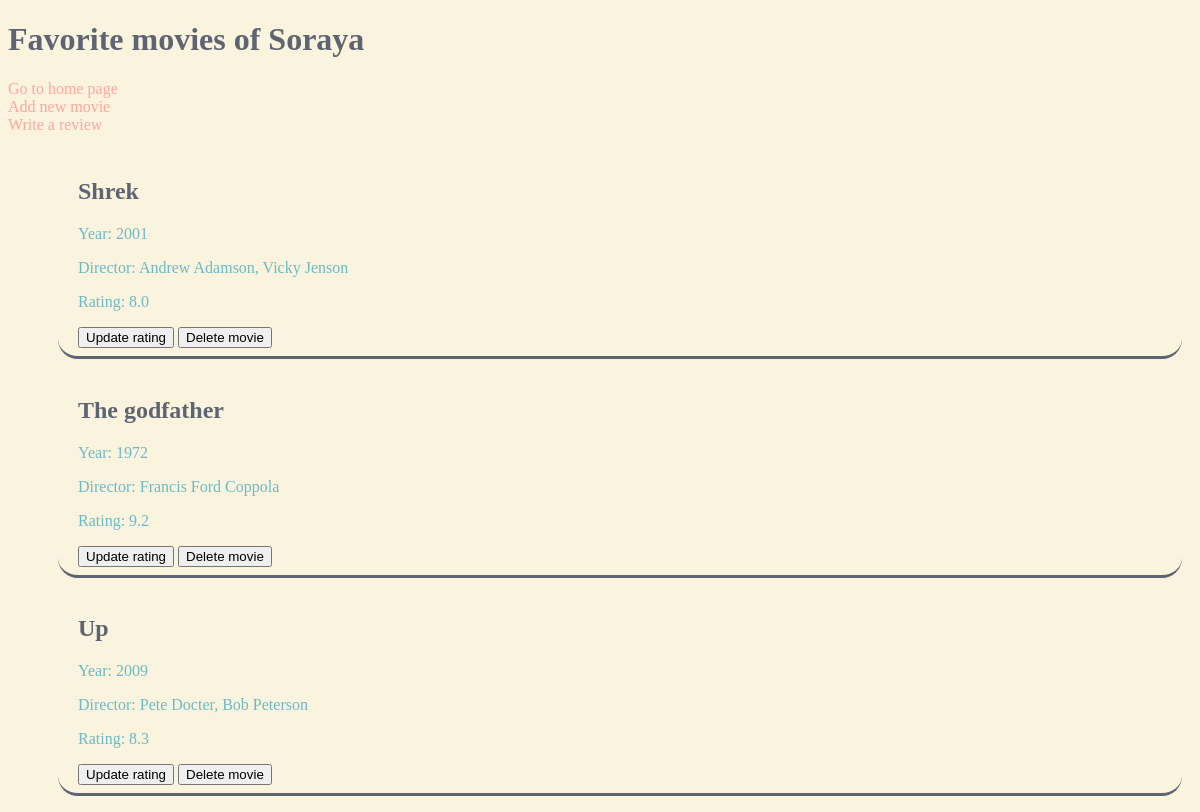
Before: /users/1 with the older database file.
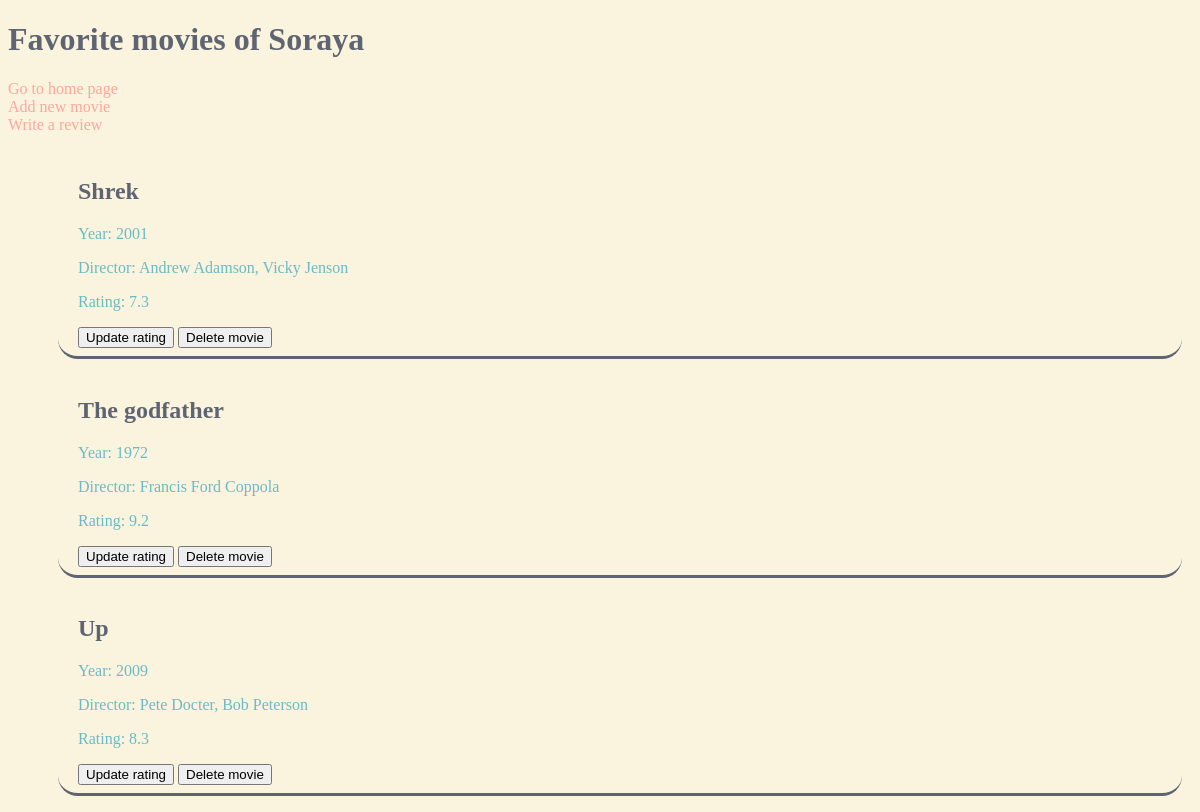
After: the same page with the newer database file.
### data_models.py (models this page shows, shortened)
class Movie(db.Model):
    __tablename__ = "movies"
    movie_id = db.Column(db.Integer, primary_key=True, unique=True, autoincrement=True)
    user_id = db.Column(db.Integer, db.ForeignKey("users.user_id"))
    title = db.Column(db.String(50))
    year = db.Column(db.Integer)
    director = db.Column(db.String)
    rating = db.Column(db.Float)

### app.py (the view)
@app.route("/users/<user_id>")  # exhibit a specific user’s list of favorite movies.
def list_favorite_movies(user_id):
    users = data_manager.get_all_users()
    user_name = data_manager.find_user_by_id(user_id)
    user_movies = data_manager.get_user_movies(user_id)
    try:
        return render_template('user_movies.html', users=users, user_name=user_name, user_movies=user_movies,
                               user_id=user_id)
    except UndefinedError:
        error_message = "User ID could not be found."
        return render_template("not_found.html", error_message=error_message)

### datamanager/sqlite_datamanager.py (called while the page is built)
    def get_all_users(self):
        return User.query.all()

    def get_user_movies(self, user_id):
        user_movies = Movie.query.join(User).filter(int(user_id) == Movie.user_id)
        return user_movies

    def find_user_by_id(self, user_id):
        selected_user = User.query.filter_by(user_id=int(user_id)).first()
        return selected_user.user_name

### templates/user_movies.html (shortened to what this page needs)
<!DOCTYPE html>
<html lang="en">
<head>
    <link rel="stylesheet" href="{{url_for('static', filename='style.css')}}">
</head>
<body>
<h1>Favorite movies of {{ user_name }}</h1>
<a href="/">Go to home page</a> <br>
<a href="/users/{{ user_id }}/add_movie">Add new movie</a><br>
<a href="/users/{{ user_id }}/write_review">Write a review</a><br>
<ul>
    {% for movie in user_movies %}
    <li class="movie">
        <h2>{{ movie.title }}</h2>
        <p>Year: {{ movie.year }}</p>
        <p>Director: {{ movie.director }}</p>
        <p>Rating: {{ movie.rating }}</p>
        <a href="/users/{{ user_id }}/update_movie/{{ movie.movie_id }}"><button>Update rating</button></a>
        <a href="/users/{{ user_id }}/delete_movie/{{ movie.movie_id }}"><button>Delete movie</button></a>
    </li>
    {% endfor %}
</ul>
</body>
</html>

Changed rows visible on the page:
changed Movie "Shrek": rating "8.0" → "7.3"
